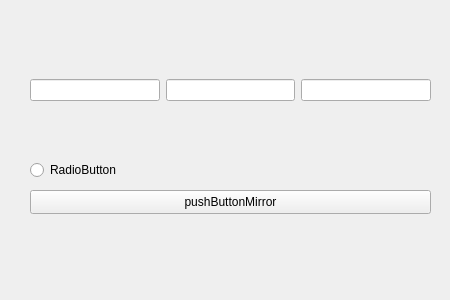
<?xml version="1.0" encoding="UTF-8"?>
<ui version="4.0">
 <class>Form</class>
 <widget class="QWidget" name="Form">
  <property name="geometry">
   <rect>
    <x>0</x>
    <y>0</y>
    <width>450</width>
    <height>300</height>
   </rect>
  </property>
  <property name="windowTitle">
   <string>Form</string>
  </property>
  <widget class="QPushButton" name="pushButtonMirror">
   <property name="geometry">
    <rect>
     <x>30</x>
     <y>190</y>
     <width>401</width>
     <height>24</height>
    </rect>
   </property>
   <property name="text">
    <string>pushButtonMirror</string>
   </property>
  </widget>
  <widget class="QRadioButton" name="radioButton">
   <property name="geometry">
    <rect>
     <x>30</x>
     <y>160</y>
     <width>89</width>
     <height>20</height>
    </rect>
   </property>
   <property name="text">
    <string>RadioButton</string>
   </property>
  </widget>
  <widget class="QWidget" name="">
   <property name="geometry">
    <rect>
     <x>30</x>
     <y>40</y>
     <width>401</width>
     <height>101</height>
    </rect>
   </property>
   <layout class="QHBoxLayout" name="horizontalLayout">
    <item>
     <widget class="QLineEdit" name="lineEditInput"/>
    </item>
    <item>
     <widget class="QLineEdit" name="lineEditMirror"/>
    </item>
    <item>
     <widget class="QLineEdit" name="lineEdit"/>
    </item>
   </layout>
  </widget>
 </widget>
 <resources/>
 <connections/>
</ui>
